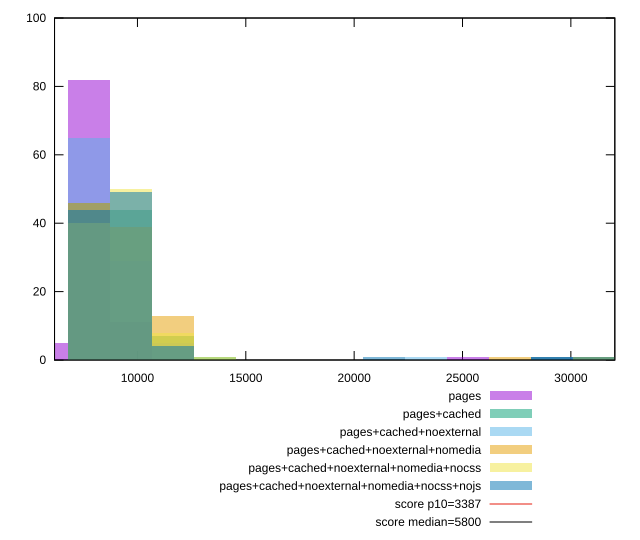

gnuplot code for this plot:
reset

$pages <<EOF
25251.72463740308 1
7769.761426893256 82
5827.321070169942 5
9712.201783616569 11
29136.60535084971 1
EOF

$pagesCached <<EOF
9712.201783616569 44
7769.761426893256 46
11654.642140339884 7
13597.082497063198 1
31079.045707573023 1
29136.60535084971 1
EOF

$pagesCachedNoexternal <<EOF
9712.201783616569 29
7769.761426893256 65
11654.642140339884 5
23309.284280679767 1
EOF

$pagesCachedNoexternalNomedia <<EOF
9712.201783616569 39
7769.761426893256 46
11654.642140339884 13
27194.164994126397 1
31079.045707573023 1
EOF

$pagesCachedNoexternalNomediaNocss <<EOF
9712.201783616569 50
7769.761426893256 40
11654.642140339884 8
31079.045707573023 1
13597.082497063198 1
EOF

$pagesCachedNoexternalNomediaNocssNojs <<EOF
7769.761426893256 44
9712.201783616569 49
31079.045707573023 1
11654.642140339884 4
21366.843923956454 1
29136.60535084971 1
EOF

set key outside below
set boxwidth 1942.440356723314
set xrange [6173.52110091418:32028.63863001416]
set yrange [0:100]
set trange [0:100]
set style fill transparent solid 0.5 noborder

set parametric
set terminal svg size 640, 540 enhanced background rgb 'white'
set output "reprap/speed-index/comparison/histogram/all_raw.svg"

plot $pages title "pages" with boxes, \
     $pagesCached title "pages+cached" with boxes, \
     $pagesCachedNoexternal title "pages+cached+noexternal" with boxes, \
     $pagesCachedNoexternalNomedia title "pages+cached+noexternal+nomedia" with boxes, \
     $pagesCachedNoexternalNomediaNocss title "pages+cached+noexternal+nomedia+nocss" with boxes, \
     $pagesCachedNoexternalNomediaNocssNojs title "pages+cached+noexternal+nomedia+nocss+nojs" with boxes, \
     3387,t title "score p10=3387", \
     5800,t title "score median=5800"

reset
